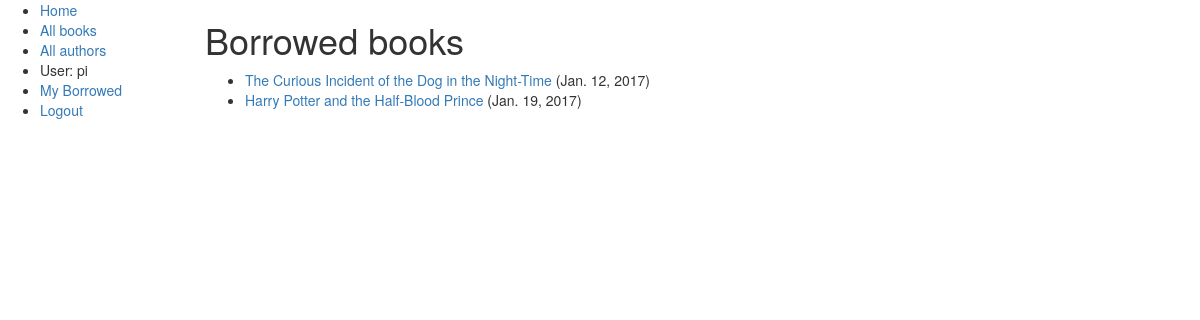
The app's page /catalog/mybooks/ (signed in) with its own data.
### catalog/models.py (models this page shows, shortened)
class BookInstance(models.Model):
    id = models.UUIDField(primary_key=True, default=uuid.uuid4, help_text="Unique ID for this particular book across the whole library")
    book = models.ForeignKey('Book', on_delete=models.SET_NULL, null=True)
    imprint = models.CharField(max_length=200)
    due_back = models.DateField(null=True, blank=True)
    borrower = models.ForeignKey(User, on_delete=models.SET_NULL, null=True, blank=True)
    @property
    def is_overdue(self):
	if date.today() > self.due_back:
	    return True
	return False
    LOAN_STATUS = (
	('d', 'Maintenance'),
	('o', 'On loan'),
	('a', 'Available'),
	('r', 'Reserved'),
    )
    status = models.CharField(max_length=1, choices=LOAN_STATUS, blank=True, default='d', help_text='Book availability')
    class Meta:
	ordering = ["due_back"]
	permissions = (("can_mark_returned", "Set book as returned"),)

class Book(models.Model):
    title = models.CharField(max_length=200)
    author = models.ForeignKey('Author', on_delete=models.SET_NULL, null=True)
    summary = models.TextField(max_length=1000, help_text="Enter a brief description of the book")
    isbn = models.CharField('ISBN',max_length=13, help_text='13 Character <a href="https://www.isbn-international.org/content/what-isbn">ISBN number</a>')
    genre = models.ManyToManyField(Genre, help_text="Select a genre for this book")
    language = models.ForeignKey('Language', on_delete=models.SET_NULL, null=True)

### catalog/views.py (the view)
class LoanedBooksByUserListView(LoginRequiredMixin,generic.ListView):
    model = BookInstance
    template_name ='catalog/bookinstance_list_borrowed_user.html'
    paginate_by = 10
    def get_queryset(self):
	return BookInstance.objects.filter(borrower=self.request.user).filter(status__exact='o').order_by('due_back')

### catalog/templates/catalog/bookinstance_list_borrowed_user.html
{% extends "base_generic.html" %}
{% block content %}
    <h1>Borrowed books</h1>
    {% if bookinstance_list %}
    <ul>
      {% for bookinst in bookinstance_list %}
      <li class="{% if bookinst.is_overdue %}text-danger{% endif %}">
	<a href="{% url 'book-detail' bookinst.book.pk %}">{{bookinst.book.title}}</a> ({{ bookinst.due_back }})
      </li>
      {% endfor %}
    </ul>
    {% else %}
      <p>There are no books borrowed.</p>
    {% endif %}
{% endblock %}

### catalog/templates/base_generic.html (shortened to what this page needs)
<!DOCTYPE html>
<html lang="en">
<head>
  <link rel="stylesheet" href="https://maxcdn.bootstrapcdn.com/bootstrap/3.3.7/css/bootstrap.min.css">
  {% load static %}
  <link rel="stylesheet" href="{% static 'css/styles.css' %}
</head>
<body>
  <div class="container-fluid">
    <div class="row">
      <div class="col-sm-2">
      {% block sidebar %}
      <ul class="sidebar-nav">
          <li><a href="{% url 'index' %}">Home</a></li>
          <li><a href="{% url 'books' %}">All books</a></li>
          <li><a href="">All authors</a></li>
            {% if user.is_authenticated %}
            <li>User: {{ user.get_username }}</li>
            <li><a href="{% url 'my-borrowed' %}">My Borrowed</a></li>
            <li><a href="{% url 'logout'%}?next={{request.path}}">Logout</a></li>
            {% else %}
            <li><a href="{% url 'login'%}?next={{request.path}}">Login</a></li>
            {% endif %}
      </ul>
    {% endblock %}
      </div>
      <div class="col-sm-10">
      {% block content %}{% endblock %}
      </div>
    </div>
</body>
</html>

### records on screen
BookInstance: book "The Curious Incident of the Dog in the Night-Time", due_back "Jan. 12, 2017"
BookInstance: book "Harry Potter and the Half-Blood Prince", due_back "Jan. 19, 2017"

### other values on screen
{{ user.get_username }} "pi"
